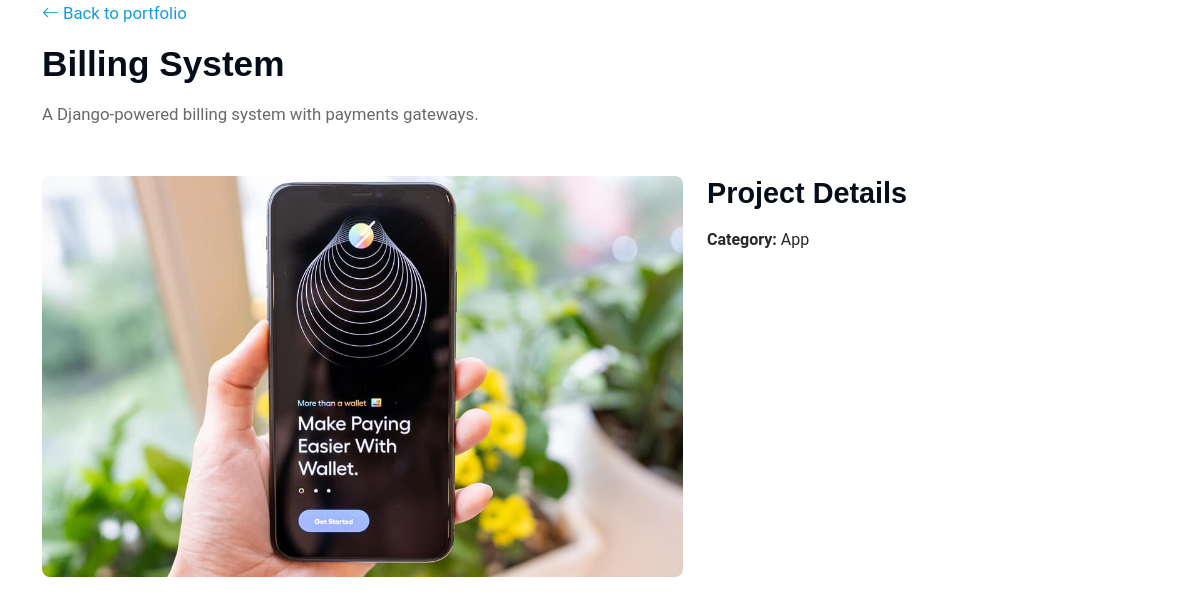
The app's page /projects/billing-system/ with its own data.
### myportifolio/models.py (models this page shows, shortened)
class TimestampedModel(models.Model):
    created_at = models.DateTimeField(auto_now_add=True)
    updated_at = models.DateTimeField(auto_now=True)
    class Meta:
        abstract = True

class Project(TimestampedModel):
    CATEGORY_CHOICES = [
        ("app", "App"),
        ("web", "Web"),
        ("branding", "Branding"),
        ("product", "Product"),
        ("other", "Other"),
    ]
    title = models.CharField(max_length=140)
    slug = models.SlugField(max_length=160, unique=True, blank=True)
    category = models.CharField(max_length=30, choices=CATEGORY_CHOICES, default="web")
    short_description = models.CharField(max_length=255)
    description = models.TextField(blank=True)
    image = models.CharField(max_length=255, default="assets/img/portfolio/app-1.jpg")
    project_url = models.URLField(blank=True)
    source_url = models.URLField(blank=True)
    is_featured = models.BooleanField(default=False)
    order = models.PositiveIntegerField(default=0)
    class Meta:
        ordering = ["order", "title"]

### myportifolio/views.py (the view)
# urls.py: path("projects/<slug:slug>/", views.project_detail, name="project_detail"),
def project_detail(request, slug):
    project = get_object_or_404(Project, slug=slug)
    return render(
        request,
        "project_detail.html",
        {"profile": _site_profile(), "project": project},
    )

### myportifolio/views.py (called while the page is built, shortened)
def _site_profile():
    profile = SiteProfile.objects.order_by("-updated_at").first()
    if profile:
        return profile

### myportifolio/templates/project_detail.html (shortened to what this page needs)
{% load static %}
<!DOCTYPE html>
<html lang="en">
<head>
  <link href="{% static 'assets/vendor/bootstrap/css/bootstrap.min.css' %}" rel="stylesheet">
  <link href="{% static 'assets/vendor/bootstrap-icons/bootstrap-icons.css' %}" rel="stylesheet">
  <link href="{% static 'assets/css/main.css' %}" rel="stylesheet">
</head>
<body>
  <main class="main">
    <section class="section">
      <div class="container section-title">
        <p><a href="{% url 'index' %}#portfolio"><i class="bi bi-arrow-left"></i> Back to portfolio</a></p>
        <h2>{{ project.title }}</h2>
        <p>{{ project.short_description }}</p>
      </div>
      <div class="container">
        <div class="row gy-4 align-items-start">
          <div class="col-lg-7">
            <img src="{% static project.image %}" class="project-image" alt="{{ project.title }}">
          </div>
          <div class="col-lg-5">
            <h3>Project Details</h3>
            <p><strong>Category:</strong> {{ project.get_category_display }}</p>
          </div>
        </div>
      </div>
    </section>
  </main>
</body>
</html>

### myportifolio/static/assets/css/main.css (style rules this page uses)
:root { --default-font: "Roboto", system-ui, -apple-system, "Segoe UI", Roboto, "Helvetica Neue", Arial, "Noto Sans", "Liberation Sans", sans-serif, "Apple Color Emoji", "Segoe UI Emoji", "Segoe UI Symbol", "Noto Color Emoji"; --heading-font: "Raleway", sans-serif; --nav-font: "Poppins", sans-serif; --background-color: #ffffff; --default-color: #272829; --heading-color: #050d18; --accent-color: #149ddd; --surface-color: #ffffff; --contrast-color: #ffffff; --gradient-primary: linear-gradient(135deg, #149ddd 0%, #0066cc 100%); --gradient-light: linear-gradient(135deg, #f4fafd 0%, #e8f4f8 100%); --shadow-sm: 0 2px 8px rgba(0, 0, 0, 0.08); --shadow-md: 0 4px 16px rgba(0, 0, 0, 0.12); --shadow-lg: 0 8px 24px rgba(0, 0, 0, 0.15); --transition: all 0.3s cubic-bezier(0.4, 0, 0.2, 1); }
html { scroll-behavior: smooth; }
body { color: var(--default-color); background-color: var(--background-color); font-family: var(--default-font); font-size: 16px; line-height: 1.6; }
a { color: var(--accent-color); text-decoration: none; transition: var(--transition); }
h1, h2, h3, h4, h5, h6 { color: var(--heading-color); font-family: var(--heading-font); font-weight: 700; margin-bottom: 1rem; line-height: 1.2; }
h2 { font-size: 2.2rem; }
h3 { font-size: 1.8rem; }
.section-title { text-align: left; margin-bottom: 3rem; }
.section-title h2 { font-size: 2.2rem; margin-bottom: 1rem; position: relative; display: inline-block; }
.section-title p { color: color-mix(in srgb, var(--default-color), transparent 30%); font-size: 1.05rem; }

### myportifolio/templates/project_detail.html (style rules this page uses)
.project-image { border-radius:8px;aspect-ratio:16/10;object-fit:cover;width:100%; }

### records on screen
Project: title "Billing System", short_description "A Django-powered billing system with payments gateways.", image (picture), category "App"
